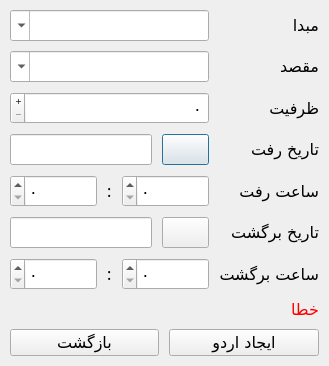
<?xml version="1.0" encoding="UTF-8"?>
<ui version="4.0">
 <class>CreateTourDialog</class>
 <widget class="QDialog" name="CreateTourDialog">
  <property name="geometry">
   <rect>
    <x>0</x>
    <y>0</y>
    <width>315</width>
    <height>376</height>
   </rect>
  </property>
  <property name="font">
   <font>
    <family>B Nazanin</family>
    <pointsize>12</pointsize>
   </font>
  </property>
  <property name="windowTitle">
   <string>ایجاد اردوی جدید</string>
  </property>
  <property name="windowIcon">
   <iconset resource="resource.qrc">
    <normaloff>:/icons/resources/icons/addTour.png</normaloff>:/icons/resources/icons/addTour.png</iconset>
  </property>
  <property name="layoutDirection">
   <enum>Qt::RightToLeft</enum>
  </property>
  <property name="locale">
   <locale language="Persian" country="Iran"/>
  </property>
  <layout class="QVBoxLayout" name="VLayoutMain">
   <property name="spacing">
    <number>10</number>
   </property>
   <property name="sizeConstraint">
    <enum>QLayout::SetFixedSize</enum>
   </property>
   <property name="leftMargin">
    <number>10</number>
   </property>
   <property name="topMargin">
    <number>10</number>
   </property>
   <property name="rightMargin">
    <number>10</number>
   </property>
   <property name="bottomMargin">
    <number>10</number>
   </property>
   <item>
    <layout class="QFormLayout" name="FLayout">
     <item row="0" column="0">
      <widget class="QLabel" name="lblOrigin">
       <property name="text">
        <string>مبدا</string>
       </property>
      </widget>
     </item>
     <item row="1" column="0">
      <widget class="QLabel" name="lblDestination">
       <property name="text">
        <string>مقصد</string>
       </property>
      </widget>
     </item>
     <item row="2" column="0">
      <widget class="QLabel" name="lblCapacity">
       <property name="text">
        <string>ظرفیت</string>
       </property>
      </widget>
     </item>
     <item row="2" column="1">
      <widget class="QSpinBox" name="spnCapacity">
       <property name="alignment">
        <set>Qt::AlignRight|Qt::AlignTrailing|Qt::AlignVCenter</set>
       </property>
       <property name="buttonSymbols">
        <enum>QAbstractSpinBox::PlusMinus</enum>
       </property>
       <property name="maximum">
        <number>100</number>
       </property>
      </widget>
     </item>
     <item row="3" column="0">
      <widget class="QLabel" name="lblDepartDate">
       <property name="text">
        <string>تاریخ رفت</string>
       </property>
      </widget>
     </item>
     <item row="3" column="1">
      <layout class="QHBoxLayout" name="HLayoutDepartDate">
       <item>
        <widget class="QPushButton" name="btnDepartDatePicker">
         <property name="text">
          <string/>
         </property>
         <property name="icon">
          <iconset resource="resource.qrc">
           <normaloff>:/icons/resources/icons/calendar.png</normaloff>:/icons/resources/icons/calendar.png</iconset>
         </property>
         <property name="iconSize">
          <size>
           <width>25</width>
           <height>25</height>
          </size>
         </property>
        </widget>
       </item>
       <item>
        <widget class="QLineEdit" name="txtDepartDate"/>
       </item>
      </layout>
     </item>
     <item row="4" column="1">
      <layout class="QHBoxLayout" name="HLayoutDepartTime">
       <item>
        <widget class="QSpinBox" name="spnDepartMinute">
         <property name="maximum">
          <number>59</number>
         </property>
        </widget>
       </item>
       <item>
        <widget class="QLabel" name="lblDepartTimeColon">
         <property name="sizePolicy">
          <sizepolicy hsizetype="Fixed" vsizetype="Fixed">
           <horstretch>0</horstretch>
           <verstretch>0</verstretch>
          </sizepolicy>
         </property>
         <property name="text">
          <string>:</string>
         </property>
        </widget>
       </item>
       <item>
        <widget class="QSpinBox" name="spnDepartHour">
         <property name="maximum">
          <number>23</number>
         </property>
        </widget>
       </item>
      </layout>
     </item>
     <item row="5" column="0">
      <widget class="QLabel" name="lblReturnDate">
       <property name="text">
        <string>تاریخ برگشت</string>
       </property>
      </widget>
     </item>
     <item row="5" column="1">
      <layout class="QHBoxLayout" name="HLayoutReturnDate">
       <item>
        <widget class="QPushButton" name="btnReturnDatePicker">
         <property name="text">
          <string/>
         </property>
         <property name="icon">
          <iconset resource="resource.qrc">
           <normaloff>:/icons/resources/icons/calendar.png</normaloff>:/icons/resources/icons/calendar.png</iconset>
         </property>
         <property name="iconSize">
          <size>
           <width>25</width>
           <height>25</height>
          </size>
         </property>
        </widget>
       </item>
       <item>
        <widget class="QLineEdit" name="txtReturnDate"/>
       </item>
      </layout>
     </item>
     <item row="4" column="0">
      <widget class="QLabel" name="lblDepartTime">
       <property name="text">
        <string>ساعت رفت</string>
       </property>
      </widget>
     </item>
     <item row="6" column="0">
      <widget class="QLabel" name="lblReturnTime">
       <property name="text">
        <string>ساعت برگشت</string>
       </property>
      </widget>
     </item>
     <item row="6" column="1">
      <layout class="QHBoxLayout" name="HLayoutReturnTime">
       <item>
        <widget class="QSpinBox" name="spnReturnMinute">
         <property name="maximum">
          <number>59</number>
         </property>
        </widget>
       </item>
       <item>
        <widget class="QLabel" name="lblDepartTimeColon_2">
         <property name="sizePolicy">
          <sizepolicy hsizetype="Fixed" vsizetype="Fixed">
           <horstretch>0</horstretch>
           <verstretch>0</verstretch>
          </sizepolicy>
         </property>
         <property name="text">
          <string>:</string>
         </property>
        </widget>
       </item>
       <item>
        <widget class="QSpinBox" name="spnReturnHour">
         <property name="maximum">
          <number>23</number>
         </property>
        </widget>
       </item>
      </layout>
     </item>
     <item row="0" column="1">
      <widget class="QComboBox" name="cmbOrigin">
       <property name="editable">
        <bool>true</bool>
       </property>
      </widget>
     </item>
     <item row="1" column="1">
      <widget class="QComboBox" name="cmbDestination">
       <property name="editable">
        <bool>true</bool>
       </property>
      </widget>
     </item>
    </layout>
   </item>
   <item>
    <widget class="QLabel" name="lblError">
     <property name="palette">
      <palette>
       <active>
        <colorrole role="WindowText">
         <brush brushstyle="SolidPattern">
          <color alpha="255">
           <red>255</red>
           <green>0</green>
           <blue>0</blue>
          </color>
         </brush>
        </colorrole>
       </active>
       <inactive>
        <colorrole role="WindowText">
         <brush brushstyle="SolidPattern">
          <color alpha="255">
           <red>255</red>
           <green>0</green>
           <blue>0</blue>
          </color>
         </brush>
        </colorrole>
       </inactive>
       <disabled>
        <colorrole role="WindowText">
         <brush brushstyle="SolidPattern">
          <color alpha="255">
           <red>120</red>
           <green>120</green>
           <blue>120</blue>
          </color>
         </brush>
        </colorrole>
       </disabled>
      </palette>
     </property>
     <property name="text">
      <string>خطا</string>
     </property>
    </widget>
   </item>
   <item>
    <layout class="QHBoxLayout" name="horizontalLayout">
     <item>
      <widget class="QPushButton" name="btnCreate">
       <property name="text">
        <string>ایجاد اردو</string>
       </property>
       <property name="icon">
        <iconset resource="resource.qrc">
         <normaloff>:/icons/resources/icons/addTour.png</normaloff>:/icons/resources/icons/addTour.png</iconset>
       </property>
       <property name="iconSize">
        <size>
         <width>40</width>
         <height>40</height>
        </size>
       </property>
      </widget>
     </item>
     <item>
      <widget class="QPushButton" name="btnReturn">
       <property name="text">
        <string>بازگشت</string>
       </property>
       <property name="icon">
        <iconset resource="resource.qrc">
         <normaloff>:/icons/resources/icons/return.png</normaloff>:/icons/resources/icons/return.png</iconset>
       </property>
       <property name="iconSize">
        <size>
         <width>40</width>
         <height>40</height>
        </size>
       </property>
       <property name="shortcut">
        <string>Ctrl+R</string>
       </property>
      </widget>
     </item>
    </layout>
   </item>
  </layout>
 </widget>
 <tabstops>
  <tabstop>cmbOrigin</tabstop>
  <tabstop>cmbDestination</tabstop>
  <tabstop>spnCapacity</tabstop>
  <tabstop>btnDepartDatePicker</tabstop>
  <tabstop>txtDepartDate</tabstop>
  <tabstop>spnDepartHour</tabstop>
  <tabstop>spnDepartMinute</tabstop>
  <tabstop>btnReturnDatePicker</tabstop>
  <tabstop>txtReturnDate</tabstop>
  <tabstop>spnReturnHour</tabstop>
  <tabstop>spnReturnMinute</tabstop>
  <tabstop>btnCreate</tabstop>
  <tabstop>btnReturn</tabstop>
 </tabstops>
 <resources>
  <include location="resource.qrc"/>
 </resources>
 <connections/>
</ui>
